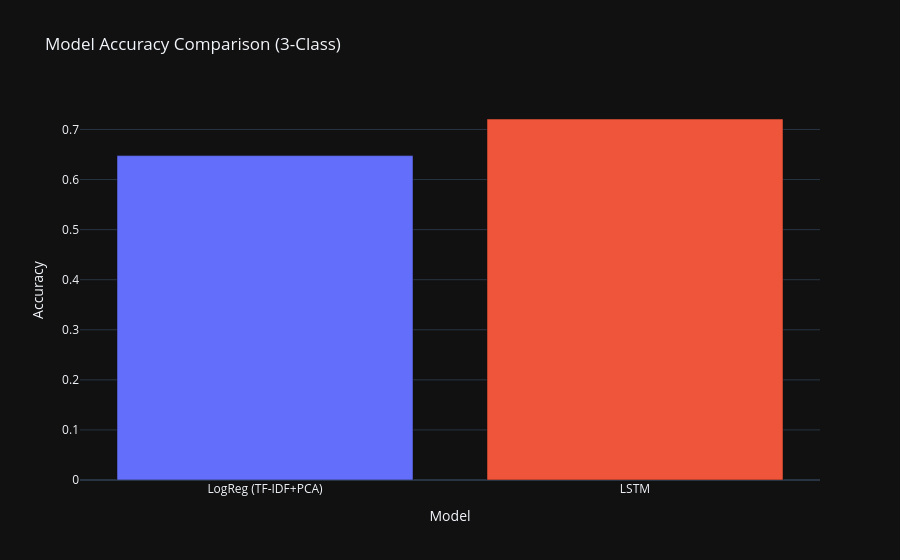

Source (notebook cell):
### Markdown cell above
### 7 Required Visualizations

### Code cell
# 1. Accuracy bar chart (Now an honest 3-class comparison)
acc_logreg = accuracy_score(y_test, y_pred)        # Raw textual predictions from LogReg
acc_lstm = accuracy_score(y_test_num, y_pred_lstm) # Raw numeric predictions from LSTM

fig = px.bar(
    x=['LogReg (TF-IDF+PCA)', 'LSTM'], 
    y=[acc_logreg, acc_lstm],
    labels={'x': 'Model', 'y': 'Accuracy'},
    title='Model Accuracy Comparison (3-Class)',
    color=['LogReg (TF-IDF+PCA)', 'LSTM'],
    template='plotly_dark'
)

fig.update_layout(showlegend=False)
fig.show()

### Figure 1 — Plotly figure (JSON) as saved in the notebook; plotly's stock layout.template omitted (floating-point values rounded to 4 significant figures)
{"data": [{"hovertemplate": "color=LogReg (TF-IDF+PCA)<br>Model=%{x}<br>Accuracy=%{y}<extra></extra>", "legendgroup": "LogReg (TF-IDF+PCA)", "marker": {"color": "#636efa", "pattern": {"shape": ""}}, "name": "LogReg (TF-IDF+PCA)", "orientation": "v", "showlegend": true, "textposition": "auto", "type": "bar", "x": ["LogReg (TF-IDF+PCA)"], "xaxis": "x", "y": [0.6478], "yaxis": "y"}, {"hovertemplate": "color=LSTM<br>Model=%{x}<br>Accuracy=%{y}<extra></extra>", "legendgroup": "LSTM", "marker": {"color": "#EF553B", "pattern": {"shape": ""}}, "name": "LSTM", "orientation": "v", "showlegend": true, "textposition": "auto", "type": "bar", "x": ["LSTM"], "xaxis": "x", "y": [0.7209], "yaxis": "y"}], "layout": {"barmode": "relative", "legend": {"title": {"text": "color"}, "tracegroupgap": 0}, "showlegend": false, "title": {"text": "Model Accuracy Comparison (3-Class)"}, "xaxis": {"anchor": "y", "domain": [0, 1], "title": {"text": "Model"}}, "yaxis": {"anchor": "x", "domain": [0, 1], "title": {"text": "Accuracy"}}}}
